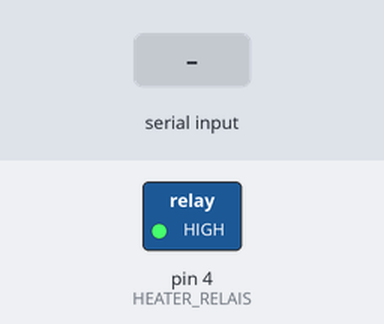
The sketch below on a simulated Arduino Uno, built with avr-gcc and run on an emulated ATmega328P. On the bench: switched loads named in the sketch (green lamp = pin HIGH). The inputs (shaded band) are chosen by the test bench. What the sketch prints to the serial monitor is not drawn.

Above: at 1.2 s.
1.3 s: "90,45\n" received over Serial
3.8 s: "30,150\n" received over Serial
At 7.1 s:
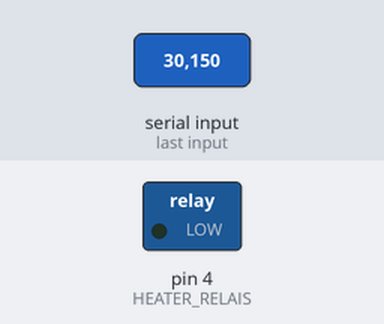
Timing chart, 0 to 8.6 s (numbered marks = the images above; inputs shaded):
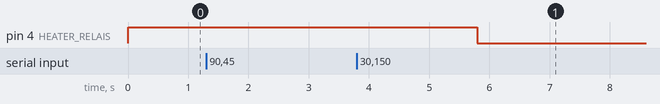

Measured:
- after the input at 1.3 s, every drawn part: stays the same
- after the input at 3.8 s, pin 4 (HEATER_RELAIS): HIGH → LOW after 2.0 s instead of 1.5 s

The sketch:

arduino_code.ino
```cpp
/* Pinout */
#define HEATER_RELAIS 4

/* Thresholds */
#define POWER_ON  10.0 /* W */
#define POWER_OFF 30.0 /* W */
#define INSTANT_POWER_OFF 600.0 /* W */

/* Timing */
#define HEATER_ON_TIMES 5          /* times */
#define HEATER_ON_DURATION 1800000 /* msec */
#define HEATER_OFF_TIMES 5         /* times */
#define HEATER_UPDATE_TIME 1000    /* msec */
#define REPORT_TIME 1000           /* msec */

/* Debug Mode */
#undef DEBUG_MODE

enum heaterStates
{
  HEATER_OFF = 0,
  HEATER_ON = 1,
};

/* Global Variables */
heaterStates state = HEATER_OFF;
float powerMeasured = 0.0;
unsigned long heater_on_timer = 0;
unsigned int heater_on_times = 0;
unsigned int heater_off_times = 0;

void setup()
{
  Serial.begin(115200);
  pinMode(HEATER_RELAIS, OUTPUT);
  heaterOff();
}

void loop()
{
  getData();
  setHeater();
#ifdef DEBUG_MODE
  serialReport();
#endif
}

void getData()
{
  if (Serial.available())
  {
    powerMeasured = Serial.parseFloat();
    Serial.print(state);
  }
}

void setHeater()
{
  static unsigned long lastUpdate = millis();

  if (millis() - lastUpdate >= HEATER_UPDATE_TIME)
  {

    switch (state)
    {
    case HEATER_OFF:
      if (powerMeasured <= POWER_ON)
      {
        heater_on_times++;
        if (heater_on_times >= HEATER_ON_TIMES)
        {
          heaterOn();
          break;
        }
      }
      else
      {
        heater_on_times = 0;
      }
      break;

    case HEATER_ON:
      if (powerMeasured >= POWER_OFF)
      {
        heater_off_times++;
        if (heater_off_times >= HEATER_OFF_TIMES)
        {
          heaterOff();
          break;
        }
      }
      else
      {
        heater_off_times = 0;
      }
      if (millis() - heater_on_timer >= HEATER_ON_DURATION)
      {
        heaterOff();
      }
      if (powerMeasured >= INSTANT_POWER_OFF)
      {
        if (millis() - heater_on_timer >= HEATER_UPDATE_TIME)
        {
          heaterOff();
        }
      }
      break;

    default:
      heaterOff();
      break;
    }

    lastUpdate = millis();
  }
}

void serialReport()
{
  static unsigned long lastReport = millis();

  if (millis() - lastReport >= REPORT_TIME)
  {
    String output;
    output += "\nActual Power: ";
    output += powerMeasured;
    output += "\nHeater State: ";
    output += state;
    output += "\n";
    if (state == HEATER_ON)
    {
      output += "Running: ";
      output += (millis() - heater_on_timer) / 1000;
      output += " of ";
      output += HEATER_ON_DURATION / 1000;
      output += " seconds\n";
    }
    Serial.println(output);
    lastReport = millis();
  }
}

void heaterOn()
{
  heater_on_times = 0;
  heater_on_timer = millis();
  digitalWrite(HEATER_RELAIS, LOW);
  state = HEATER_ON;
}

void heaterOff()
{
  heater_off_times = 0;
  digitalWrite(HEATER_RELAIS, HIGH);
  state = HEATER_OFF;
}
```
